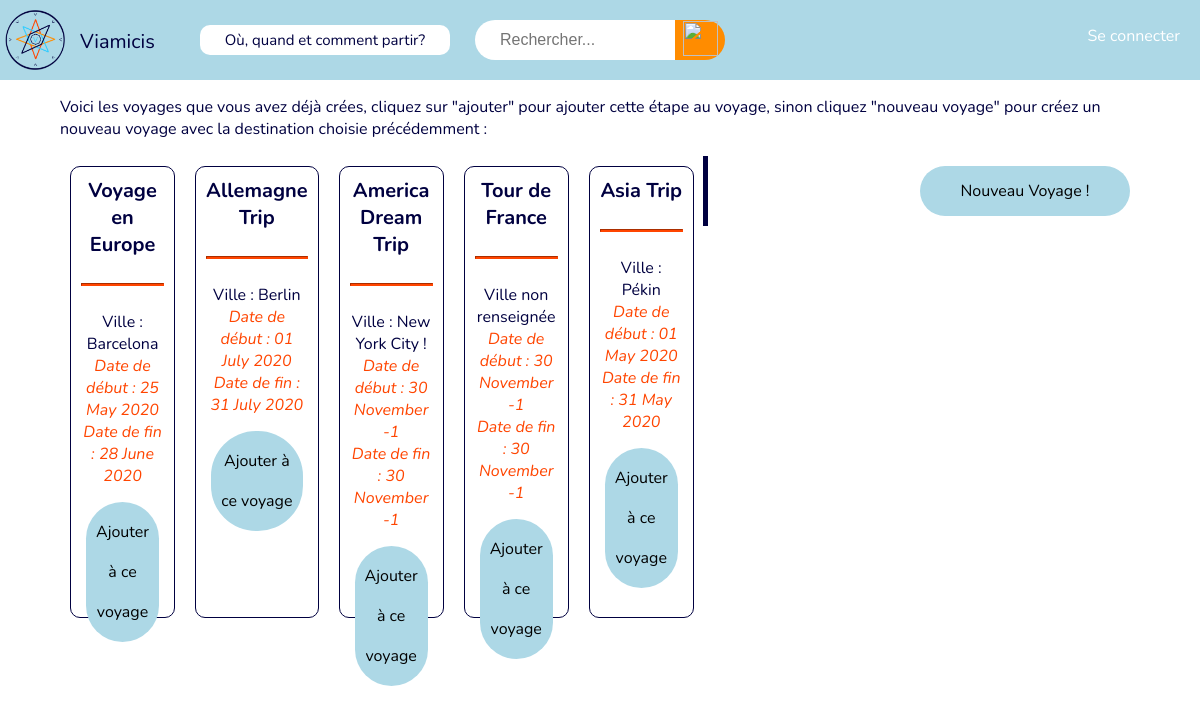
The app's page /ajout.php?iduser=3&iddestination=1 (signed in) with its own data.
### tables this page shows
CREATE TABLE `trips` (
  `trip_id` int(11) NOT NULL,
  `trip_name` varchar(256) NOT NULL,
  `date_beginning` date DEFAULT NULL,
  `date_end` date DEFAULT NULL,
  `location` varchar(256) DEFAULT NULL,
  `creator_id` int(11) NOT NULL
);

### bd/web_voyageDB.php (called while the page is built, shortened)
<?php
class web_voyageDB {
    private $host    = 'localhost';
    private $name    = 'web_voyage';
    private $user    = 'root';
    private $pass    = '';
    private $connexion;
    function __construct($host = null, $name = null, $user = null, $pass = null){
        try{
            $this->connexion = new PDO('mysql:host=' . $this->host . ';dbname=' . $this->name,
                $this->user, $this->pass, array(PDO::MYSQL_ATTR_INIT_COMMAND =>'SET NAMES UTF8',
                PDO::ATTR_ERRMODE => PDO::ERRMODE_WARNING));
        }catch (PDOException $e){
            echo 'Erreur : Impossible de se connecter a la BDD !';
            die();
        }
    }
    public function query($sql, $data = array()){
        $req = $this->connexion->prepare($sql);
        $req->execute($data);
        return $req;
    }
}
$DB = new web_voyageDB();
?>

### ajout.php (the view, shortened to what this page needs)
<!DOCTYPE html>
<html>
	<head>
		<link href="style.css" rel="stylesheet" type="text/css" />
	</head>
  	<body>
    <div id="barre">
      <a id="nom_site" href="accueil.html">
          <img id="logo" src="images/logo web2.png"/>
        <gf-specimen-header id="header"> Viamicis </gf-specimen-header>
      </a>
        <div id="dropdown">
          <button id="boutonmenuprincipal">Où, quand et comment partir?</button>
        </div>
      <div id="box">
        <form action="recherche.php" method="GET">
          <input id="texte_recherche" type="search" name="recherche" placeholder="Rechercher...">
          <button type="submit" id="bouton_recherche">
            <img id="icone_recherche" src="https://img.icons8.com/dotty/80/000000/search.png"/>
          </button>
        </form>
      </div>
      <p id="profil"><a href="index.php">Se connecter</a></p>
    </div>
	<div id="espace_user_voyage">
	<?php
	if (extension_loaded ('PDO')) {
	    include('bd/web_voyageDB.php');
	    $profil = $DB->query("SELECT * FROM users WHERE user_id = ?",
	        array($_SESSION['id']));
	    $profil = $profil->fetch();
	  	if (isset($_GET['iddestination']) AND !empty($_GET['iddestination'])){
	  		$getuser = (int) $profil['user_id'];
	  		$getdestination = (int) $_GET['iddestination'];
	  		$voyages = $DB->query('SELECT * FROM trips WHERE creator_id = ?', array($getuser));
	  		if ($voyages->rowCount()>0) {
	?>
				<p> Voici les voyages que vous avez déjà crées, cliquez sur "ajouter" pour ajouter cette étape au voyage, sinon cliquez "nouveau voyage" pour créez un nouveau voyage avec la destination choisie précédemment : </p>
				<div id="encart_voyage_existant">
	<?php
					foreach ($voyages as $voyages) {
                        $str_date_debut = strftime('%d %B %Y', strtotime($voyages['date_beginning']));
                        $str_date_fin = strftime('%d %B %Y', strtotime($voyages['date_end']));
	?>
						<ul class="result_recherche">
							<li id="lieu"><?= $voyages['trip_name']?></li>
                            <hr>
        <?php
                            if (!empty($voyages['location'])){
        ?>
                                <li id="ville"> Ville : <?= $voyages['location']?> </li>
        <?php
                            }
                            else {
        ?>
                                <li id="ville"> Ville non renseignée</li>
        <?php
                            }
                            if (!empty($str_date_debut)){
        ?>
                                <li id="continent"> Date de début : <?=$str_date_debut?> </li>
        <?php
                            }
                            else {
        ?>
                                <li id="continent"> Date de début non renseignée </li>
        <?php
                            }
                            if (!empty($str_date_fin)){
        ?>
                                <li id="continent"> Date de fin : <?=$str_date_fin?> </li>
        <?php
                            }
                            else {
        ?>
                                <li id="continent"> Date de fin non renseignée </li>
        <?php
                            }
        ?>
							<div class="encart_button_destination">
								<div class="button_ajout_voyage" id="ajout_voyage">
									<a href="choix_etape.php?voyage_existant=true&iddestination=<?=$getdestination?>&idtrip=<?=$voyages['trip_id']?>">
									Ajouter à ce voyage
									</a>
								</div>
							</div>
						</ul>
						<br>
	<?php
					}
	  		}
	?>
				</div>
			<div id="encart_nouveau_voyage">
				<div class="button-destination" id="button_nouveau_voyage">
					<a href="choix_etape.php?voyage_existant=false&iddestination=<?=$getdestination?>&idtrip=99999">
					Nouveau Voyage !
					</a>
				</div>
			</div>
	<?php
	  	}
	}
	?>
	</div>
</body>
</html>

### style.css (style rules this page uses)
body { font-family: 'Nunito', Arial, sans-serif; margin : 0; font-size : 16px; color : rgb(0, 0, 64); min-width: 520px; }
#barre { position: -webkit-sticky; position: sticky; top : 0; left : 0; right : 0; width : 100%; height : 80px; background-color: lightblue; }
#barre #logo { position : absolute; height: 60px; width : 60px; left : 5px; top : 10px; }
#barre #header { position : absolute; height: 20px; width : 50px; left : 80px; top : 27.5px; font-size : 20px; text-decoration: none; color : rgb(0,0,64); }
#dropdown { position: absolute; float: left; margin-left: 150px; margin-top: 25px; display: inline-block; }
#boutonmenuprincipal { position: absolute; margin-left: 50px; background-color: white; color: rgb(0, 0, 64); border: none; cursor: pointer; padding:5px; top:120px 0px; font-size: 15px; font-family: 'Nunito', Arial, sans-serif; border-radius: 10px; width: 250px; }
#box { color : rgb(0, 0, 64); position : absolute; top : 45px; left : 50%; width : 250px; height : 50px; transform : translate(-50%,-50%); }
#texte_recherche { position : relative; display : inline-block; font-size : 16px; box-sizing: border-box; transition : 0.3s; }
#texte_recherche[type="search"] { width : 200px; height : 40px; border : none ; outline : none; padding : 0 25px; border-radius : 25px 0 0 25px; }
#bouton_recherche { width : 50px; height: 40px; top : 50px; padding : 0; margin : 0; border-radius : 0 25px 25px 0; border : none; background-color: rgb(255,140,0); float : right; }
#icone_recherche { width : 35px; height: 35px; transition : 0.3s; }
#profil { float: right; margin-right: 20px; margin-top: 25px; text-decoration: none; }
#profil a, #deconnexion a { text-decoration: none; color: white; }
.result_recherche { border : 1px solid rgb(0, 0, 64); border-radius: 10px; padding : 10px; margin : 10px; width : auto; height: auto; float: left; text-align: center; list-style-type: none; }
#lieu { font-weight: bold; font-size: 20px; }
#continent { color : rgb(255,69,0); font-style: italic; }
hr { border-color: rgb(255,69,0); font-size: 50px; background-color: rgb(255,69,0); height: 1px; }
.encart_button_destination { width : 100%px; height: 60px; margin-right: auto; margin-left: auto; margin-top : 10px; display : inline-block; }
.button-destination { margin-top : 10px; border-radius: 45px; padding : 5px; width : 120px; height: 40px; background-color: lightblue; transition : 0.3s; border : none; line-height:40px; float : left; margin : 5px; }
#encart_voyage_existant { width : 59%; height : auto; padding : none; margin : none; float : left; display: inline-flex; }
#encart_nouveau_voyage { width : 40%; border-left: 5px solid rgb(0,0,64); margin : none; float : right; display: inline-block; }
#espace_user_voyage, #encart_choix_etape { width: 90%; margin-right : auto; margin-left : auto; }
#button_nouveau_voyage { border-radius: 45px; margin : 10px; width : 200px; height: 40px; text-align: center; background-color: lightblue; transition : 0.3s; border : none; line-height:40px; float: right; }
.button_ajout_voyage { margin-top : 10px; margin-right : auto; margin-left : auto; border-radius: 45px; padding : 10px; width : auto; height: auto; background-color: lightblue; transition : 0.3s; border : none; line-height:40px; float : left; margin : 5px; }
a { text-decoration : none; color : black; }

### records on screen
trips: trip_name "Voyage en Europe", location "Barcelona", date_beginning "25 May 2020", date_end "28 June 2020"
trips: trip_name "Allemagne Trip", location "Berlin", date_beginning "01 July 2020", date_end "31 July 2020"
trips: trip_name "America Dream Trip", location "New York City !", date_beginning "30 November -1", date_end "30 November -1"
trips: trip_name "Tour de France", location "Ville non renseignée", date_beginning "30 November -1", date_end "30 November -1"
trips: trip_name "Asia Trip", location "Pékin", date_beginning "01 May 2020", date_end "31 May 2020"
